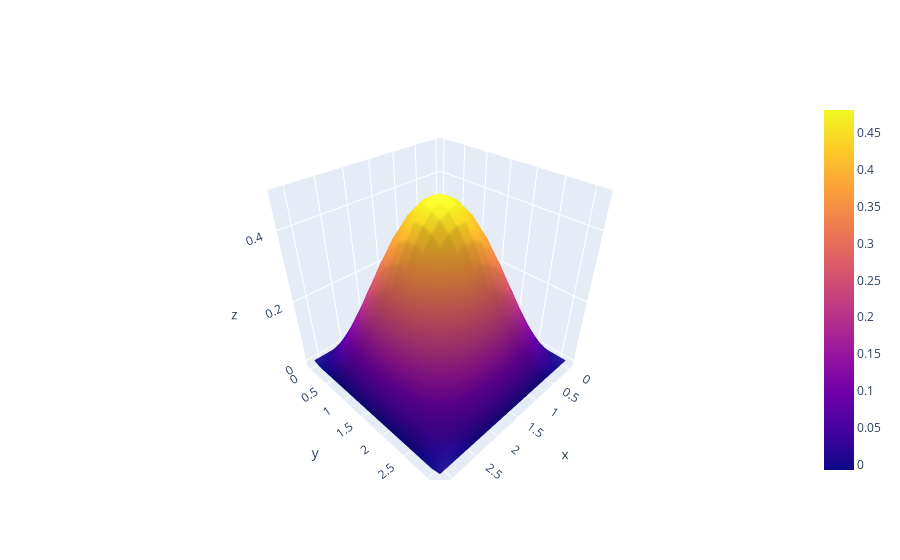

Notebook cell for this chart:
### Code cell
fig = go.Figure(data=[go.Surface(z=UU[len(T) // 2], x=X, y=Y)])
fig.show()

### Figure 1 — Plotly figure (JSON) as saved in the notebook; plotly's stock layout.template omitted (floating-point values rounded to 4 significant figures; data arrays with more than 128 entries replaced by an {"elided": "..."} marker saying what was removed)
{"data": [{"type": "surface", "x": [0, 0.1653, 0.3307, 0.496, 0.6614, 0.8267, 0.9921, 1.157, 1.323, 1.488, 1.653, 1.819, 1.984, 2.15, 2.315, 2.48, 2.646, 2.811, 2.976, 3.142], "y": [0, 0.1653, 0.3307, 0.496, 0.6614, 0.8267, 0.9921, 1.157, 1.323, 1.488, 1.653, 1.819, 1.984, 2.15, 2.315, 2.48, 2.646, 2.811, 2.976, 3.142], "z": {"elided": "20x20 float values"}}], "layout": {}}
